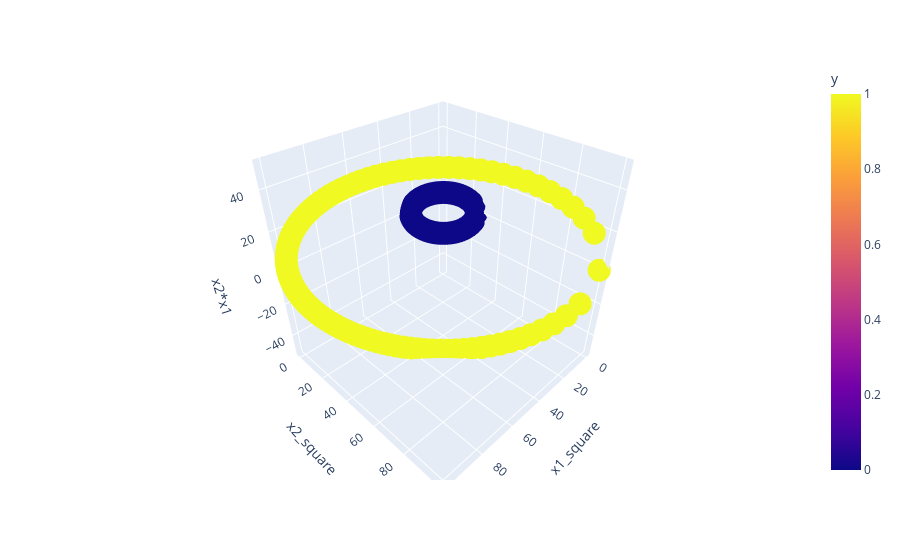

Source (notebook cell):
### Code cell
fig=px.scatter_3d(df,x='x1_square',y='x2_square',z='x2*x1',color='y')
fig.show()

### Figure 1 — Plotly figure (JSON) as saved in the notebook; plotly's stock layout.template omitted (floating-point values rounded to 4 significant figures; data arrays with more than 128 entries replaced by an {"elided": "..."} marker saying what was removed)
{"data": [{"hovertemplate": "x1_square=%{x}<br>x2_square=%{y}<br>x2*x1=%{z}<br>y=%{marker.color}<extra></extra>", "legendgroup": "", "marker": {"color": {"elided": "400 int values"}, "coloraxis": "coloraxis", "symbol": "circle"}, "mode": "markers", "name": "", "scene": "scene", "showlegend": false, "type": "scatter3d", "x": {"elided": "400 float values"}, "y": {"elided": "400 float values"}, "z": {"elided": "400 float values"}}], "layout": {"coloraxis": {"colorbar": {"title": {"text": "y"}}, "colorscale": [[0, "#0d0887"], [0.1111, "#46039f"], [0.2222, "#7201a8"], [0.3333, "#9c179e"], [0.4444, "#bd3786"], [0.5556, "#d8576b"], [0.6667, "#ed7953"], [0.7778, "#fb9f3a"], [0.8889, "#fdca26"], [1, "#f0f921"]]}, "legend": {"tracegroupgap": 0}, "margin": {"t": 60}, "scene": {"domain": {"x": [0, 1], "y": [0, 1]}, "xaxis": {"title": {"text": "x1_square"}}, "yaxis": {"title": {"text": "x2_square"}}, "zaxis": {"title": {"text": "x2*x1"}}}}}
